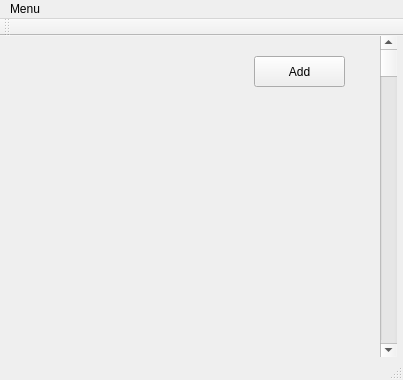
<?xml version="1.0" encoding="UTF-8"?>
<ui version="4.0">
 <class>MainWindow</class>
 <widget class="QMainWindow" name="MainWindow">
  <property name="geometry">
   <rect>
    <x>0</x>
    <y>0</y>
    <width>403</width>
    <height>380</height>
   </rect>
  </property>
  <property name="windowTitle">
   <string>MainWindow</string>
  </property>
  <widget class="QWidget" name="centralWidget">
   <widget class="QPushButton" name="pushButton">
    <property name="geometry">
     <rect>
      <x>254</x>
      <y>20</y>
      <width>91</width>
      <height>31</height>
     </rect>
    </property>
    <property name="text">
     <string>Add</string>
    </property>
   </widget>
   <widget class="QScrollBar" name="verticalScrollBar">
    <property name="geometry">
     <rect>
      <x>380</x>
      <y>0</y>
      <width>17</width>
      <height>321</height>
     </rect>
    </property>
    <property name="maximumSize">
     <size>
      <width>17</width>
      <height>331</height>
     </size>
    </property>
    <property name="orientation">
     <enum>Qt::Vertical</enum>
    </property>
   </widget>
  </widget>
  <widget class="QMenuBar" name="menuBar">
   <property name="geometry">
    <rect>
     <x>0</x>
     <y>0</y>
     <width>403</width>
     <height>21</height>
    </rect>
   </property>
   <widget class="QMenu" name="menuMenu">
    <property name="title">
     <string>Menu</string>
    </property>
    <addaction name="actionNew_game"/>
    <addaction name="separator"/>
    <addaction name="actionExit"/>
   </widget>
   <addaction name="menuMenu"/>
  </widget>
  <widget class="QToolBar" name="mainToolBar">
   <attribute name="toolBarArea">
    <enum>TopToolBarArea</enum>
   </attribute>
   <attribute name="toolBarBreak">
    <bool>false</bool>
   </attribute>
  </widget>
  <widget class="QStatusBar" name="statusBar"/>
  <action name="actionNew_game">
   <property name="text">
    <string>New game</string>
   </property>
  </action>
  <action name="actionExit">
   <property name="text">
    <string>Exit</string>
   </property>
  </action>
 </widget>
 <layoutdefault spacing="6" margin="11"/>
 <resources/>
 <connections/>
</ui>
